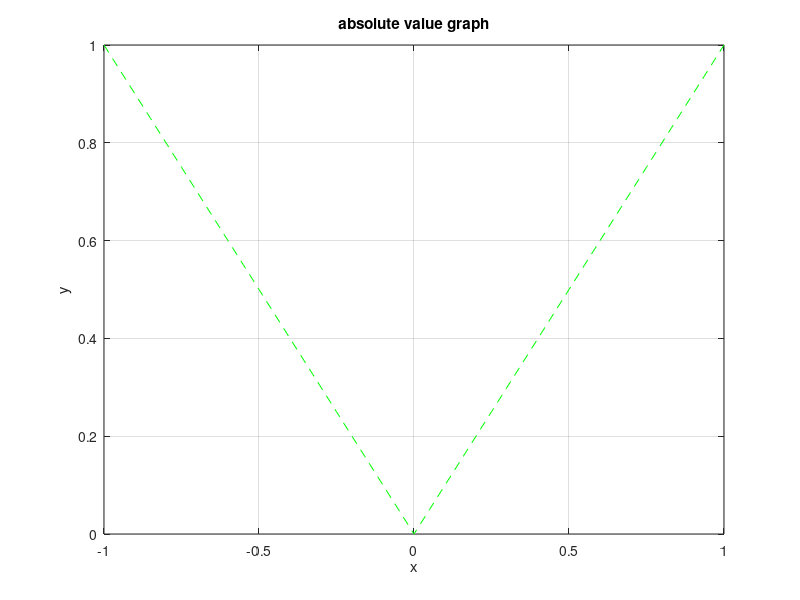

Recreate this plot in MATLAB.
sum= 0;
V = [2 1.1 -3 5.2 4.7]
for i=1:length(V)
    sum = V(i) + sum; 
end 
sum

x = -1: .05: 1; 
for i=1:length(x)
    if x(i) < 0 
        y(i) = -x(i);
    else 
        y(i) = x(i);
    end
end
plot (x,y,'g--')
grid on 
xlabel('x')
ylabel('y')
title('absolute value graph')


